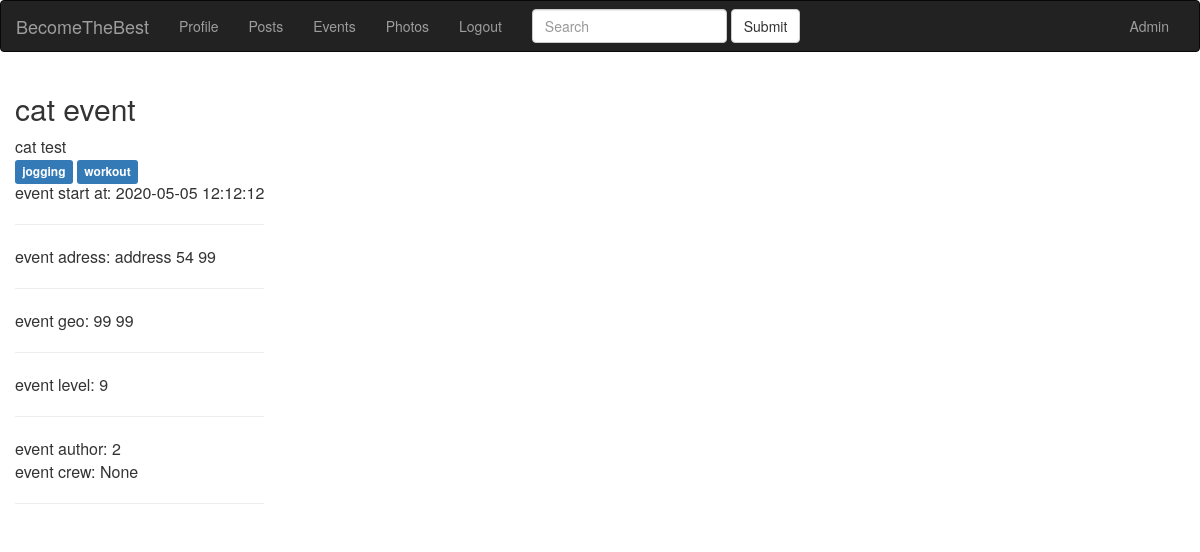
/event/cat-event1590295674 (signed in), run on the app's committed database.
### app/models.py (models this page shows, shortened)
class Event(db.Model):
    id = db.Column(db.Integer, primary_key=True)
    event_title = db.Column(db.String(140))
    event_body = db.Column(db.Text)
    slug = db.Column(db.String(140), unique=True)
    created = db.Column(db.DateTime, index=True, default=datetime.utcnow)
    event_time = db.Column(db.DateTime)
    event_place = db.Column(db.Text)
    event_geo = db.Column(db.Text)
    event_starter = db.Column(db.Integer, db.ForeignKey('user.id'))
    event_crew = db.Column(db.Text)
    event_level = db.Column(db.Integer)
    tags = db.relationship(
        'Tag', secondary=event_tags, backref=db.backref('events_tags', lazy='dynamic'))

class Tag(db.Model):
    id = db.Column(db.Integer, primary_key=True)
    name = db.Column(db.String(100), unique=True)
    slug = db.Column(db.String(100))

### app/blueprints/events/blueprint.py (the view)
@events.route('/<slug>')
@login_required
def event_detail(slug):
    event = Event.query.filter(Event.slug==slug).first()
    tags = event.tags
    return render_template('events/event_detail.html', event=event, tags=tags)

### app/models.py (called while the page is built)
@login.user_loader
def load_user(id):
    return User.query.get(int(id))

### app/view.py (called while the page is built)
@app.before_request
def before_request():
    if current_user.is_authenticated:
        current_user.last_seen = datetime.utcnow()
        db.session.commit()

### app/blueprints/events/templates/events/event_detail.html (shortened to what this page needs)
{% extends 'base.html' %} {% block title %} {{ event.event_title }} {% endblock %} {% block content_title %} {{ event.event_title }} {% endblock %} {% block content %}
<div class="main-content">
    {{ event.event_body }}
</div>
<div class="tags">
    {% for tag in tags %}
    <a href="{{ url_for('events.tag_detail', slug=tag.slug) }}">
        <span class="label label-primary">{{ tag.name }}</span></a> {% endfor %}
</div>
<div>
    event start at: {{ event.event_time }} <br>
    <hr> event adress: {{ event.event_place }} <br>
    <hr> event geo: {{ event.event_geo }} <br>
    <hr> event level: {{ event.event_level }} <br>
    <hr> event author: {{ event.event_starter }} <br> event crew: {{ event.event_crew }}
</div>
<hr>  {% endblock %}

### data on the page
Event: event_title "cat event", event_body "cat test", event_time "2020-05-05 12:12:12", event_place "address 54 99", event_geo "99 99", event_level "9", event_starter "2", event_crew "None"
Tag: name "jogging"
Tag: name "workout"
